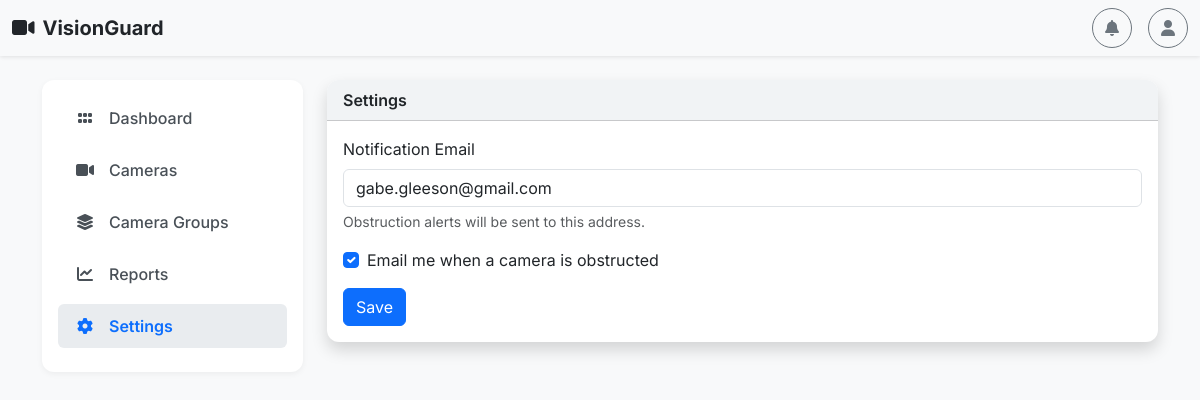
/settings (signed in), run on the app's committed database.
### frontend/app.py (models this page shows)
class User(UserMixin, db.Model):
    id = db.Column(db.Integer, primary_key=True)
    username = db.Column(db.String(150), unique=True, nullable=False)
    password = db.Column(db.String(150), nullable=False)
    notification_email = db.Column(db.String(255), nullable=True)
    email_notifications_enabled = db.Column(db.Boolean, nullable=False, default=False)

### frontend/app.py (the view, shortened to what this page needs)
@app.route("/settings", methods=["GET", "POST"])
@login_required
def settings():
    return render_template("settings.html", active="settings")

### frontend/app.py (called while the page is built)
@login_manager.user_loader
def load_user(user_id):
    return User.query.get(int(user_id))

### frontend/templates/settings.html (shortened to what this page needs)
{% extends "layout.html" %}
{% block content %}
<div class="card shadow">
  <div class="card-header">Settings</div>
  <div class="card-body">
    <form method="POST" action="{{ url_for('settings') }}">
      <div class="mb-3">
        <label for="notification_email" class="form-label">Notification Email</label>
        <input
          type="email"
          class="form-control"
          id="notification_email"
          name="notification_email"
          value="{{ current_user.notification_email or '' }}"
          placeholder="alerts@example.com"
        >
        <div class="form-text">Obstruction alerts will be sent to this address.</div>
      </div>
      <div class="mb-3">
        <div class="form-check">
          <input
            class="form-check-input"
            type="checkbox"
            id="email_notifications_enabled"
            name="email_notifications_enabled"
            {% if current_user.email_notifications_enabled %}checked{% endif %}
          >
          <label class="form-check-label" for="email_notifications_enabled">
            Email me when a camera is obstructed
          </label>
        </div>
      </div>
      <button type="submit" class="btn btn-primary">Save</button>
    </form>
  </div>
</div>
{% endblock %}

### frontend/templates/layout.html (style rules this page uses)
body { background-color: #f8f9fa; font-family: 'Inter', sans-serif; }
.card { border: none; border-radius: 12px; overflow: hidden; }
.card-header { background-color: #f1f3f5; font-weight: 600; display: flex; justify-content: space-between; align-items: center; }

### data on the page
User: notification_email "gabe.gleeson@gmail.com", email_notifications_enabled "☑"
